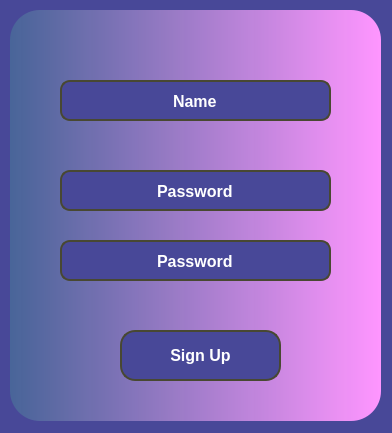
<?xml version="1.0" encoding="UTF-8"?>
<ui version="4.0">
 <class>SignupForm</class>
 <widget class="QWidget" name="SignupForm">
  <property name="geometry">
   <rect>
    <x>0</x>
    <y>0</y>
    <width>392</width>
    <height>433</height>
   </rect>
  </property>
  <property name="windowTitle">
   <string>ToDoList</string>
  </property>
  <property name="styleSheet">
   <string notr="true">QWidget { 
	background-color : rgb(72, 72, 152);
	color: white;
}</string>
  </property>
  <widget class="QFrame" name="frame">
   <property name="geometry">
    <rect>
     <x>10</x>
     <y>10</y>
     <width>371</width>
     <height>411</height>
    </rect>
   </property>
   <property name="styleSheet">
    <string notr="true">QFrame {
background:qlineargradient(spread:pad, x1:0, y1:0, x2:1, y2:0, stop:0 rgba(72, 102, 152, 239), stop:1 rgba(255, 150, 255, 255));
   border-radius: 30px;
}</string>
   </property>
   <property name="frameShape">
    <enum>QFrame::StyledPanel</enum>
   </property>
   <property name="frameShadow">
    <enum>QFrame::Raised</enum>
   </property>
   <widget class="QPushButton" name="logInPushButton">
    <property name="geometry">
     <rect>
      <x>110</x>
      <y>320</y>
      <width>161</width>
      <height>51</height>
     </rect>
    </property>
    <property name="cursor">
     <cursorShape>PointingHandCursor</cursorShape>
    </property>
    <property name="styleSheet">
     <string notr="true">QPushButton {
    background-color : rgb(72, 72, 152);
    color: white; 
    padding: 10px 20px;
    border: 2px solid rgb(72, 72, 50); 
    border-radius: 15px;
	font-family: Arial; 
    font-size: 16px;
    text-align: center; 
	font-weight: bold;
	
}

QPushButton:hover {
    background-color: rgb(45, 45, 95); 
    border-color: rgb(45, 45, 95);
}

</string>
    </property>
    <property name="text">
     <string>Sign Up</string>
    </property>
   </widget>
   <widget class="QLineEdit" name="nameLineEdit">
    <property name="geometry">
     <rect>
      <x>50</x>
      <y>70</y>
      <width>271</width>
      <height>41</height>
     </rect>
    </property>
    <property name="styleSheet">
     <string notr="true">QLineEdit
 {
    background-color : rgb(72, 72, 152);
    color: white; 
    padding: 10px 20px;
    border: 2px solid rgb(72, 72, 50); 
    border-radius: 10px;
	font-family: Arial; 
    font-size: 16px;
	font-weight: bold
}</string>
    </property>
    <property name="text">
     <string>Name</string>
    </property>
    <property name="alignment">
     <set>Qt::AlignCenter</set>
    </property>
   </widget>
   <widget class="QLineEdit" name="passwordLineEdit">
    <property name="geometry">
     <rect>
      <x>50</x>
      <y>160</y>
      <width>271</width>
      <height>41</height>
     </rect>
    </property>
    <property name="styleSheet">
     <string notr="true">QLineEdit
 {
    background-color : rgb(72, 72, 152);
    color: white; 
    padding: 10px 20px;
    border: 2px solid rgb(72, 72, 50); 
    border-radius: 10px;
	font-family: Arial; 
    font-size: 16px;
	font-weight: bold
}</string>
    </property>
    <property name="text">
     <string>Password</string>
    </property>
    <property name="echoMode">
     <enum>QLineEdit::Normal</enum>
    </property>
    <property name="alignment">
     <set>Qt::AlignCenter</set>
    </property>
   </widget>
   <widget class="QLineEdit" name="passwordAgainLineEdit">
    <property name="geometry">
     <rect>
      <x>50</x>
      <y>230</y>
      <width>271</width>
      <height>41</height>
     </rect>
    </property>
    <property name="styleSheet">
     <string notr="true">QLineEdit
 {
    background-color : rgb(72, 72, 152);
    color: white; 
    padding: 10px 20px;
    border: 2px solid rgb(72, 72, 50); 
    border-radius: 10px;
	font-family: Arial; 
    font-size: 16px;
	font-weight: bold
}</string>
    </property>
    <property name="text">
     <string>Password</string>
    </property>
    <property name="echoMode">
     <enum>QLineEdit::Normal</enum>
    </property>
    <property name="alignment">
     <set>Qt::AlignCenter</set>
    </property>
   </widget>
  </widget>
 </widget>
 <resources/>
 <connections/>
</ui>
